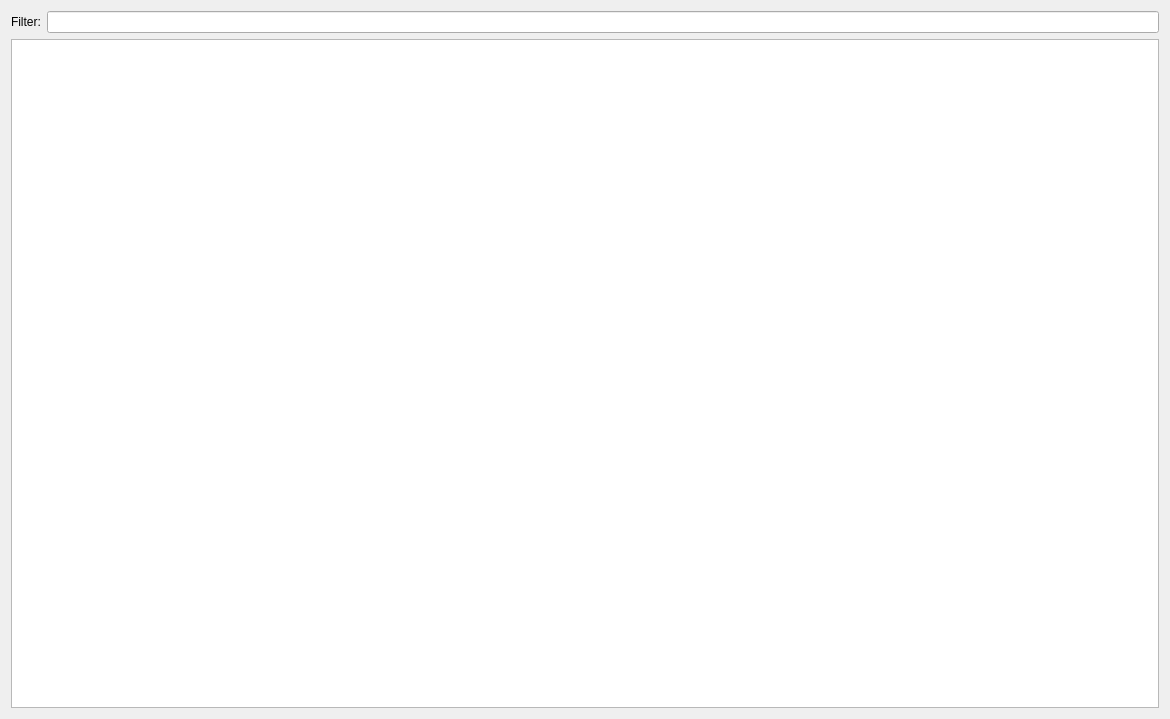
<?xml version="1.0" encoding="UTF-8"?>
<ui version="4.0">
 <class>CameraListDialog</class>
 <widget class="QDialog" name="CameraListDialog">
  <property name="geometry">
   <rect>
    <x>0</x>
    <y>0</y>
    <width>1170</width>
    <height>719</height>
   </rect>
  </property>
  <property name="windowTitle">
   <string>Camera list</string>
  </property>
  <layout class="QVBoxLayout" name="verticalLayout">
   <item>
    <layout class="QHBoxLayout" name="horizontalLayout">
     <item>
      <widget class="QLabel" name="label">
       <property name="text">
        <string>Filter:</string>
       </property>
      </widget>
     </item>
     <item>
      <widget class="QLineEdit" name="SearchString"/>
     </item>
    </layout>
   </item>
   <item>
    <widget class="QnTableView" name="gridCameras">
     <property name="mouseTracking">
      <bool>true</bool>
     </property>
     <property name="contextMenuPolicy">
      <enum>Qt::CustomContextMenu</enum>
     </property>
     <property name="editTriggers">
      <set>QAbstractItemView::NoEditTriggers</set>
     </property>
     <property name="sortingEnabled">
      <bool>true</bool>
     </property>
     <attribute name="horizontalHeaderDefaultSectionSize">
      <number>120</number>
     </attribute>
     <attribute name="horizontalHeaderMinimumSectionSize">
      <number>40</number>
     </attribute>
     <attribute name="horizontalHeaderStretchLastSection">
      <bool>true</bool>
     </attribute>
     <attribute name="verticalHeaderVisible">
      <bool>false</bool>
     </attribute>
     <attribute name="verticalHeaderShowSortIndicator" stdset="0">
      <bool>true</bool>
     </attribute>
     <attribute name="verticalHeaderStretchLastSection">
      <bool>false</bool>
     </attribute>
    </widget>
   </item>
  </layout>
 </widget>
 <customwidgets>
  <customwidget>
   <class>QnTableView</class>
   <extends>QTableView</extends>
   <header>ui/widgets/table_view.h</header>
  </customwidget>
 </customwidgets>
 <resources/>
 <connections/>
</ui>
